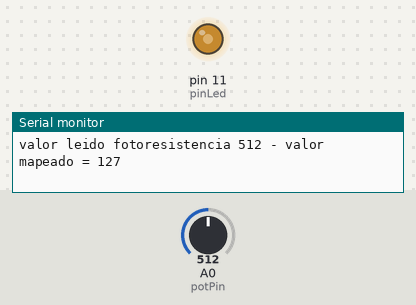
The sketch below on a simulated Arduino Uno, built with avr-gcc and run on an emulated ATmega328P. On the bench: output pins drawn as LEDs (lit = HIGH), the last lines printed to the serial monitor. Inputs (shaded band) come from the test bench; at power-on: A0 (potPin) = 512.

Above: at 1.2 s.
1.3 s: A0 (potPin) set to 716
At 1.7 s:
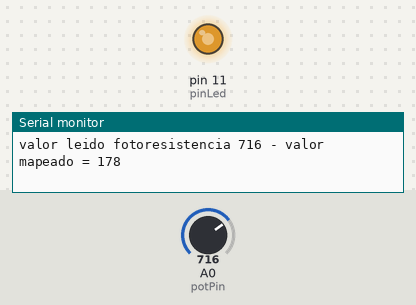
2.8 s: A0 (potPin) set to 985
At 3.3 s:
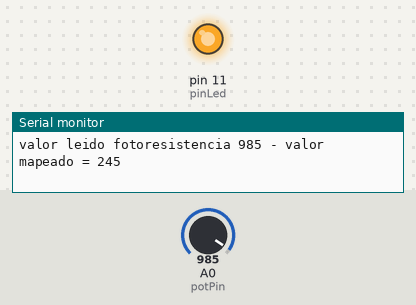
4.3 s: A0 (potPin) set to 1010
At 4.9 s:
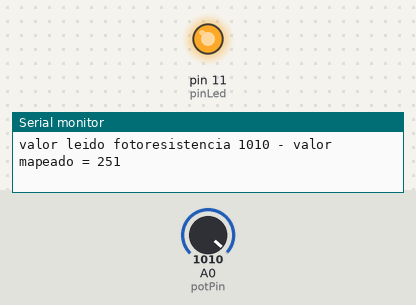
7.3 s: A0 (potPin) set to 122
At 8.2 s:
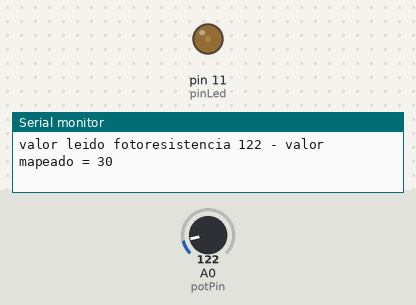
8.8 s: A0 (potPin) set to 106
At 9.8 s:
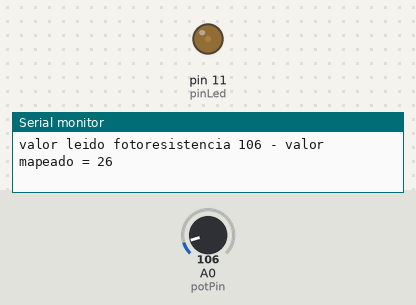
10.3 s: A0 (potPin) set to 93
At 11.3 s:
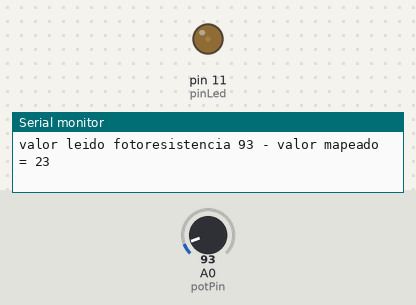
Timing chart, 0 to 12.8 s (numbered marks = the images above; inputs shaded):
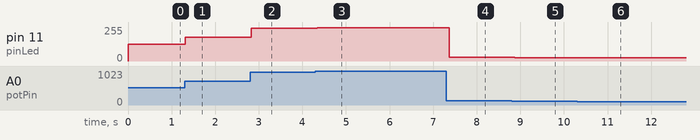

The sketch:

fotoresistencia.ino
```cpp
/*
Foto resistencia, Ilumina el led de modulo piranha  en el pin 11 de acuerdo a la luz que recibe la fotoresistencia

Conecciones:
1- Modoulo fotoresistencia conetado al pin A0 del arduino
2- Modulo piranha conectado al pin 11

Creado Octubre 2014
por
Julio Aguirre
Para
MakerColombia

Este ejemplo es de dominio publico
 */


int pinLed = 11;// Pin en el que esta conectado modulo led
int potPin =0;  // Pin en el que esta conectado la foto resistencia
int val=0;      //Donde almacenamos el valor del mapeado
int lectura=0;  //Donde almacenamos la lectura digital obtenida de la fotoresistencia  por el ADC canal A0

  void setup () {
  pinMode (pinLed, OUTPUT); //Inidcamos que donde esta el buzzer conectado es pin de salida
  pinMode(potPin, INPUT);   //Indicamos que donde esta conectado el potenciometro es una entrada
  Serial.begin(9600);       //Inicializamos el puerto serial
}


  void loop () {

  lectura=analogRead(potPin);              //Leemos el pin del potenciometro con el ADC A0
  val = map(lectura, 0, 1023, 0, 255);  //Mapeamos este valor al rango 0 255 que puede recibir el pwm
  Serial.print("valor leido fotoresistencia ");         //Imprimimos al puerto serial la informacion
  Serial.print(lectura);
  Serial.print(" - valor mapeado = ");
  Serial.println(val);
  analogWrite(pinLed,val);                        //Enviamos el valor pwm al led para variar su nivel de brillo
  delay(100);
}
```

Measured:
- after the input at 1.3 s, pin 11 (pinLed): 127/255 → 178/255 at once
- after the input at 2.8 s, pin 11 (pinLed): 178/255 → 245/255 at once
- after the input at 4.3 s, pin 11 (pinLed): 245/255 → 251/255 at once
- after the input at 7.3 s, pin 11 (pinLed): 251/255 → 30/255 after 0.07 s
- after the input at 8.8 s, pin 11 (pinLed): 30/255 → 26/255 after 0.08 s
- after the input at 10.3 s, pin 11 (pinLed): 26/255 → 23/255 after 0.09 s
